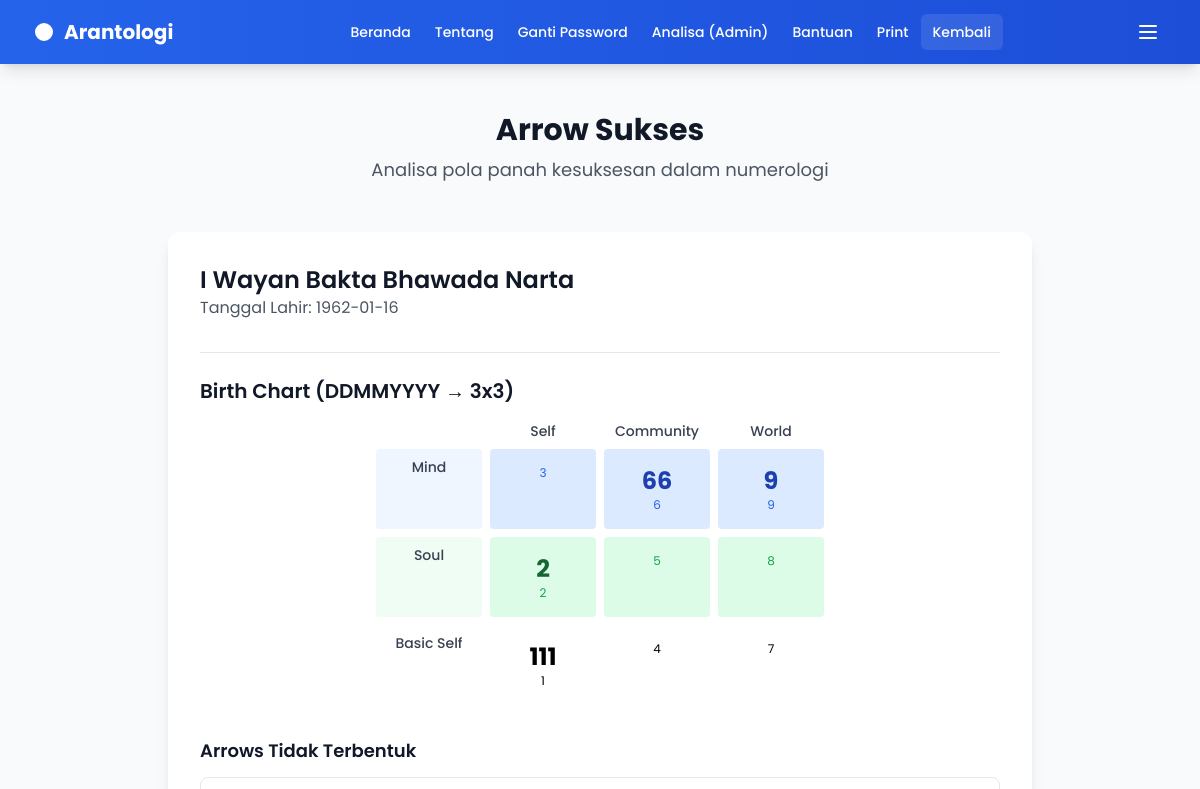
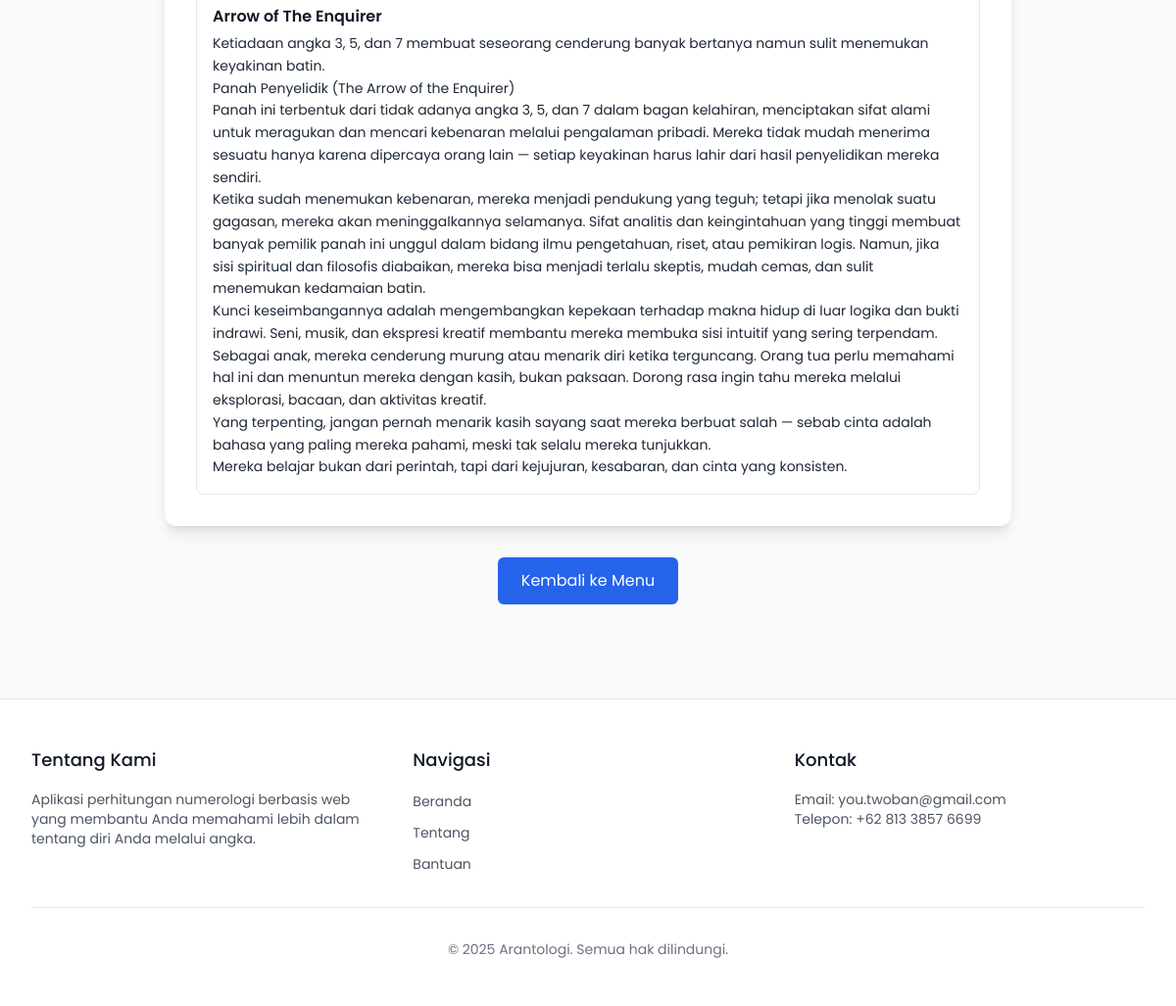
Page /arrow_sukses (signed in) on the committed database (2 pictures, top to bottom).
### db.py (models this page shows)
class User(Base, UserMixin):
    __tablename__ = 'users'
    id = Column(Integer, primary_key=True)
    email = Column(String(255), unique=True, index=True, nullable=False)
    password_hash = Column(String(255), nullable=False)
    role = Column(String(32), default='bronze', index=True)  # bronze, silver, gold, admin
    is_active = Column(Boolean, default=True)
    reset_token = Column(String(255), nullable=True, index=True)
    reset_expires_at = Column(DateTime, nullable=True)
    created_at = Column(DateTime, default=datetime.utcnow, index=True)
    full_name = Column(String(255), nullable=True)
    birth_date = Column(String(10), nullable=True)  # YYYY-MM-DD

class ArrowIndividual(Base):
    __tablename__ = 'arrow_individual'
    id = Column(String(50), primary_key=True, index=True)  # e.g., 'arrow_determination'
    title = Column(String(100), default='')
    deskripsi = Column(Text, default='')

### app.py (the view, shortened to what this page needs)
@app.route('/arrow_sukses')
@login_required
def arrow_sukses_result():
    try:
        name = session['form_data'].get('name', '')
        birth_date = session['form_data'].get('birth_date', '')
        from numerology_utils import detect_arrows_from_birth_date
        arrows = detect_arrows_from_birth_date(birth_date)
        grid_strings = arrows.get('strings')
        grid_totals = arrows.get('totals')
        arrows_present_ids = arrows.get('arrows_present', [])
        arrows_absent_ids = arrows.get('arrows_absent', [])
        from db_access import get_arrow_individual
        present_desc = []
        for aid in arrows_present_ids:
            row = get_arrow_individual(aid)
            if row:
                present_desc.append({**row, 'id': aid})
        absent_desc = []
        for aid in arrows_absent_ids:
            row = get_arrow_individual(aid)
            if row:
                absent_desc.append({**row, 'id': aid})
        return render_template(
            'arrow_sukses.html',
            name=name,
            birth_date=birth_date,
            birth_chart_strings=grid_strings,
            birth_chart_totals=grid_totals,
            arrows_present=present_desc,
            arrows_absent=absent_desc,
        )
    except Exception as e:
        app.logger.error(f"Error in arrow_sukses_result: {e}")
        flash('Terjadi kesalahan saat membuka Arrow Sukses', 'error')
        return redirect(url_for('calculation_options'))

### app.py (called while the page is built)
@login_manager.user_loader
def load_user(user_id):
    try:
        db = SessionLocal()
        try:
            return db.query(User).get(int(user_id))
        finally:
            db.close()
    except Exception:
        return None

@app.context_processor
def inject_globals():
    try:
        names = get_wuku_names_db()
        if names:
            return {'WUKU_NAMES': names}
    except Exception:
        pass
    try:
        return {'WUKU_NAMES': get_wuku_names()}
    except Exception:
        return {'WUKU_NAMES': []}

@app.after_request
def add_cors_headers(response):
    response.headers.add('Access-Control-Allow-Origin', '*')
    response.headers.add('Access-Control-Allow-Headers', 'Content-Type,Authorization')
    response.headers.add('Access-Control-Allow-Methods', 'GET,PUT,POST,DELETE,OPTIONS')
    return response

### db_access.py (called while the page is built)
def get_session() -> Session:
    return SessionLocal()

def get_arrow_individual(key: str, db: Optional[Session] = None) -> Optional[dict]:
    close = False
    if db is None:
        db = get_session()
        close = True
    try:
        r = db.query(ArrowIndividual).filter(ArrowIndividual.id == key).first()
        if r:
            return {'title': r.title or '', 'deskripsi': r.deskripsi or ''}
        return None
    except Exception as e:
        print(f"Error getting arrow individual: {e}")
        return None
    finally:
        if close:
            db.close()

def get_wuku_names_db(db: Optional[Session] = None) -> List[str]:
    close = False
    if db is None:
        db = get_session()
        close = True
    try:
        rows = db.query(WukuName).order_by(WukuName.no.asc()).all()
        return [r.nama for r in rows] if rows else []
    finally:
        if close:
            db.close()

### templates/arrow_sukses.html (shortened to what this page needs)
{% extends "base.html" %}
{% block content %}
<div class="max-w-4xl mx-auto px-4 py-12">
  <div class="text-center mb-12">
    <h1 class="text-3xl font-bold text-gray-900 mb-2">Arrow Sukses</h1>
    <p class="text-lg text-gray-600">Analisa pola panah kesuksesan dalam numerologi</p>
  </div>
  <div class="bg-white rounded-xl shadow-lg overflow-hidden">
    <div class="p-8">
      <div class="flex flex-col md:flex-row justify-between items-start md:items-center mb-8">
        <div>
          <h2 class="text-2xl font-semibold text-gray-900">{{ name }}</h2>
          <p class="text-gray-600">Tanggal Lahir: {{ birth_date }}</p>
        </div>
      </div>
      <div class="border-t pt-6">
        <h3 class="text-xl font-semibold text-gray-900 mb-4">Birth Chart (DDMMYYYY → 3x3)</h3>
        <div class="grid grid-cols-4 gap-2 max-w-md mx-auto mb-6">
          <div></div>
          <div class="text-center font-medium text-gray-700 text-sm">Self</div>
          <div class="text-center font-medium text-gray-700 text-sm">Community</div>
          <div class="text-center font-medium text-gray-700 text-sm">World</div>
          <div class="text-center font-medium text-gray-700 text-sm bg-blue-50 p-2 rounded">Mind</div>
          <div class="bg-blue-100 p-4 rounded text-center">
            <div class="text-xs text-blue-600">3</div>
          </div>
          <div class="bg-blue-100 p-4 rounded text-center">
            <div class="text-2xl font-bold text-blue-800">{{ birth_chart_strings.mind_community_str if birth_chart_strings else '' }}</div>
            <div class="text-xs text-blue-600">6</div>
          </div>
          <div class="bg-blue-100 p-4 rounded text-center">
            <div class="text-2xl font-bold text-blue-800">{{ birth_chart_strings.mind_world_str if birth_chart_strings else '' }}</div>
            <div class="text-xs text-blue-600">9</div>
          </div>
          <div class="text-center font-medium text-gray-700 text-sm bg-green-50 p-2 rounded">Soul</div>
          <div class="bg-green-100 p-4 rounded text-center">
            <div class="text-2xl font-bold text-green-800">{{ birth_chart_strings.soul_self_str if birth_chart_strings else '' }}</div>
            <div class="text-xs text-green-600">2</div>
          </div>
          <div class="bg-green-100 p-4 rounded text-center">
            <div class="text-xs text-green-600">5</div>
          </div>
          <div class="bg-green-100 p-4 rounded text-center">
            <div class="text-xs text-green-600">8</div>
          </div>
          <div class="text-center font-medium text-gray-700 text-sm bg-orange-50 p-2 rounded">Basic Self</div>
          <div class="bg-orange-100 p-4 rounded text-center">
            <div class="text-2xl font-bold text-orange-800">{{ birth_chart_strings.body_self_str if birth_chart_strings else '' }}</div>
            <div class="text-xs text-orange-600">1</div>
          </div>
          <div class="bg-orange-100 p-4 rounded text-center">
            <div class="text-xs text-orange-600">4</div>
          </div>
          <div class="bg-orange-100 p-4 rounded text-center">
            <div class="text-xs text-orange-600">7</div>
          </div>
        </div>
        {% if arrows_absent %}
        <div class="mt-8">
          <h4 class="text-lg font-semibold text-gray-900 mb-3">Arrows Tidak Terbentuk</h4>
          <div class="space-y-3">
            {% for a in arrows_absent %}
              <div class="rounded-lg border p-4 bg-white">
                <div class="font-semibold text-gray-900 mb-1">{{ a.title }}</div>
                <div class="text-gray-800 text-sm leading-relaxed" style="white-space: pre-line;">{{ a.deskripsi }}</div>
              </div>
            {% endfor %}
          </div>
        </div>
        {% endif %}
      </div>
    </div>
  </div>
  <div class="text-center mt-8">
    <a href="{{ url_for('show_cards') }}" class="inline-flex items-center px-6 py-3 rounded-md text-white bg-blue-600 hover:bg-blue-700">Kembali ke Menu</a>
  </div>
</div>
{% endblock %}

### templates/base.html (style rules this page uses)
body { font-size: 12pt; line-height: 1.4; -webkit-print-color-adjust: exact; print-color-adjust: exact; }
h1, h2, h3 { page-break-after: avoid; color: #333 !important; }
.text-white { color: #333 !important; }
.shadow-lg, .shadow-sm { box-shadow: none !important; }
.rounded-xl, .rounded-lg { border: 1px solid #ddd; }
.p-2, .p-3 { padding: 8px !important; display: inline-block !important; }
.flex { display: block !important; }
.flex.items-center, .bg-purple-100, .bg-green-100, .bg-orange-100, .bg-blue-100, .bg-pink-100 { page-break-inside: avoid !important; }

### rows in the picture
User: full_name "I Wayan Bakta Bhawada Narta"
ArrowIndividual: title "Arrow of The Enquirer", deskripsi "Ketiadaan angka 3, 5, dan 7 membuat seseorang cenderung banyak bertanya namun sulit menemukan keyakinan batin. Panah Penyelidik (The Arrow of the Enquirer) Panah ini terbentuk dari tidak adanya angka 3, 5, dan 7 dalam bagan kelahiran, menciptakan sifat alami untuk meragukan dan mencari kebenaran melalui pengalaman pribadi. Mereka tidak mudah menerima sesuatu hanya karena dipercaya orang lain — setiap keyakinan harus lahir dari hasil penyelidikan mereka sendiri. Ketika sudah menemukan kebenaran, mereka menjadi pendukung yang teguh; tetapi jika menolak suatu gagasan, mereka akan meninggalkannya selamanya. Sifat analitis dan keingintahuan yang tinggi membuat banyak pemilik panah ini unggul…"

### other values in the picture
{{ birth_date }} "1962-01-16"
{{ birth_chart_strings.mind_community_str if birth_chart_strings else '' }} "66"
{{ birth_chart_strings.mind_world_str if birth_chart_strings else '' }} "9"
{{ birth_chart_strings.soul_self_str if birth_chart_strings else '' }} "2"
{{ birth_chart_strings.body_self_str if birth_chart_strings else '' }} "111"
